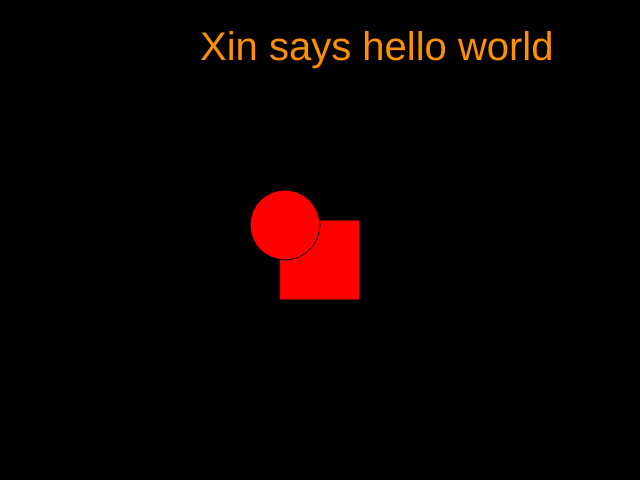
Frame 1 (no input)
Frame 60 (no input): identical to frame 1, image omitted
Frame 120 (the mouse pressed at the canvas centre since frame 60): identical to frame 1, image omitted

The p5.js sketch that drew this single still picture (run headless with seeded random() and noise() and a simulated clock; from frame 60 on, the mouse is pressed at the canvas centre):

// p5.js sketch
// ── sketch.js
function setup() {
  createCanvas(640, 480);
}

function draw() {
  // see https://p5js.org/reference/#p5/background
  background('black');
  // see https://p5js.org/referenfe/#p5/fill
  fill(255, 0, 0);
  rect(280, 220, 80, 80);
  // see https://p5js.org/referenfe/#p5/ellipse
  ellipse(285, 225, 70, 70);
  // see https://p5js.org/referenfe/#p5/text
  textSize(40);
  fill(255, 144, 0);
  text('Xin says hello world', 200, 60)
}

// ── index_6.html
<html>
 <head>
  <title>Xin' A4892 Assignment 5</title>
 </head>
 <body>
  <h1>Xin's Assignments</h1>
  <h3>A5 Generative sketch</h3>

  Week 6</br>
  <a href="Simulate_2/index.html">Assignment 5: Generative sketch_Test1</a><br>
  <a href="smoke/index.html">Assignment 5: Generative sketch_Test2</a><br>
 </body>
</html>

// ── index_88.html
<!DOCTYPE html>
<html>
<head>
  <meta charset="UTF-8">
  <meta name="viewport" content="width=device-width, initial-scale=1.0, maximum-scale=1.0, user-scalable=0">

<title>Secure Map</title>

<style>
#mapContainer {
  position: fixed; 
  top: 0;
  left: 0;
  width: 100%;
  height: 100%;
  display: none;
}
</style>

<style>
#mapContainer {
  display: none;
}
</style>

</head>

<body>

<form id="loginForm">

  <label for="username">用户名:</label>
  <input type="text" id="username">

  <label for="password">密码:</label>
  <input type="password" id="password">  

  <input type="submit" value="登录">

</form>

<script>
  document.getElementById('mapContainer').style.display = 'block'; 
</script>

<div id="mapContainer">

    <iframe 
    src="https://www.arcgis.com/apps/instant/basic/index.html?appid=a05519c64a6747898d99620d6d77ec1e"
    width="100%" 
    height="100%"
    frameborder="0"
    allowfullscreen>
  </iframe>

</div>

<script>

// 定义预设的用户名和密码
                                                                                       const USERNAME = 'guihuabu';
                                                                                            const PASSWORD = '123456';

function validateLogin(username, password) {
  return username === USERNAME && password === PASSWORD; 
}

const form = document.getElementById('loginForm');

form.addEventListener('submit', (e) => {
  e.preventDefault();

  const inputUsername = document.getElementById('username').value;
  const inputPassword = document.getElementById('password').value;  

  if (validateLogin(inputUsername, inputPassword)) {
    document.getElementById('mapContainer').style.display = 'block';
  } else {
    alert('用户名或密码错误');
  }

});

</script>

</body>
</html>
// ── index_8_final.html
<html>
 <head>
  <title>Xin' A4892 Assignment 5</title>
 </head>
 <body>
  <h1>Xin's Assignments</h1>
  <h3>Final Project</h3>

  Week 10</br>
  <a href="final/Final.html">Project One: Beijing PM2.5 & Windspeed & Temperature</a><br>
  <a href="final/Final.html">Project Two: Beijing Air Quailty 2017</a><br>
 </body>
</html>

// ── 西岸功能区.html
<!DOCTYPE html>
<html>
<head>
  <meta charset="UTF-8">
  <meta name="viewport" content="width=device-width, initial-scale=1.0, maximum-scale=1.0, user-scalable=0">
  <title>Display ArcGIS Map</title>
  
  <style>
    html, body {
      margin: 0;
      padding: 0; 
      height: 100%;
    }
  </style>

</head>

<body>

  <iframe 
    src="https://www.arcgis.com/apps/instant/basic/index.html?appid=a05519c64a6747898d99620d6d77ec1e"
    width="100%" 
    height="100%"
    frameborder="0"
    allowfullscreen>
  </iframe>

</body>

</html>
// ── 西岸功能区安全地图.html
<!DOCTYPE html>
<html>
<head>
  <meta charset="UTF-8">
  <meta name="viewport" content="width=device-width, initial-scale=1.0, maximum-scale=1.0, user-scalable=0">

<title>Secure Map</title>

<style>
#mapContainer {
  position: fixed; 
  top: 0;
  left: 0;
  width: 100%;
  height: 100%;
  display: none;
}
</style>

<style>
#mapContainer {
  display: none;
}
</style>

</head>

<body>

<form id="loginForm">

  <label for="username">用户名:</label>
  <input type="text" id="username">

  <label for="password">密码:</label>
  <input type="password" id="password">  

  <input type="submit" value="登录">

</form>

<script>
  document.getElementById('mapContainer').style.display = 'block'; 
</script>

<div id="mapContainer">

    <iframe 
    src="https://www.arcgis.com/apps/instant/basic/index.html?appid=a05519c64a6747898d99620d6d77ec1e"
    width="100%" 
    height="100%"
    frameborder="0"
    allowfullscreen>
  </iframe>

</div>

<script>

// 定义预设的用户名和密码
const USERNAME = 'test';
const PASSWORD = '123456';

function validateLogin(username, password) {
  return username === USERNAME && password === PASSWORD; 
}

const form = document.getElementById('loginForm');

form.addEventListener('submit', (e) => {
  e.preventDefault();

  const inputUsername = document.getElementById('username').value;
  const inputPassword = document.getElementById('password').value;  

  if (validateLogin(inputUsername, inputPassword)) {
    document.getElementById('mapContainer').style.display = 'block';
  } else {
    alert('用户名或密码错误');
  }

});

</script>

</body>
</html>
// ── 西岸安全地图最新版.html
<!DOCTYPE html>
<html>
<head>
  <meta charset="UTF-8">
  <meta name="viewport" content="width=device-width, initial-scale=1.0, maximum-scale=1.0, user-scalable=0">
  
  <title>Secure Map</title>
  
<style>
#loginForm {
  max-width: 400px;
  margin: 0 auto;
  padding: 20px;
  border: 1px solid #ccc;  
}

#username,
#password {
  box-sizing: border-box;
  width: 100%; 
  padding: 10px;
  font-size: 18px;  
}

#loginForm input[type="submit"] {
  width: 100%;
  padding: 10px;
  font-size: 20px;
}
</style>
  
  <style>
    #mapContainer {
      position: fixed;
      top: 0;
      left: 0;
      width: 100%;
      height: 100%;
      display: none;
    }
  </style>

  <style>
    #mapContainer {
      display: none;
    }
  </style>
  
</head>

<body>

  <form id="loginForm">
    <label for="username">用户名:</label>
    <input type="text" id="username">
    
    <label for="password">密码:</label>
    <input type="password" id="password">
    
    <input type="submit" value="登录">
  </form>

  <div id="mapContainer">
    <iframe 
      src="https://www.arcgis.com/apps/instant/basic/index.html?appid=a05519c64a6747898d99620d6d77ec1e"
      width="100%" 
      height="100%"
      frameborder="0" 
      allowfullscreen>
    </iframe>
  </div>

  <script>
    // 定义预设的用户名和密码
    const USERNAME = 'westbund';
    const PASSWORD = '123456';

    function validateLogin(username, password) {
      return username === USERNAME && password === PASSWORD;
    }

    const form = document.getElementById('loginForm');
    form.addEventListener('submit', (e) => {
      e.preventDefault();

      const inputUsername = document.getElementById('username').value;
      const inputPassword = document.getElementById('password').value;

      if (validateLogin(inputUsername, inputPassword)) {
        document.getElementById('mapContainer').style.display = 'block';
        document.getElementById('loginForm').style.display = 'none';
      } else {
        alert('用户名或密码错误');
      }
    });
  </script>

</body>
</html>
